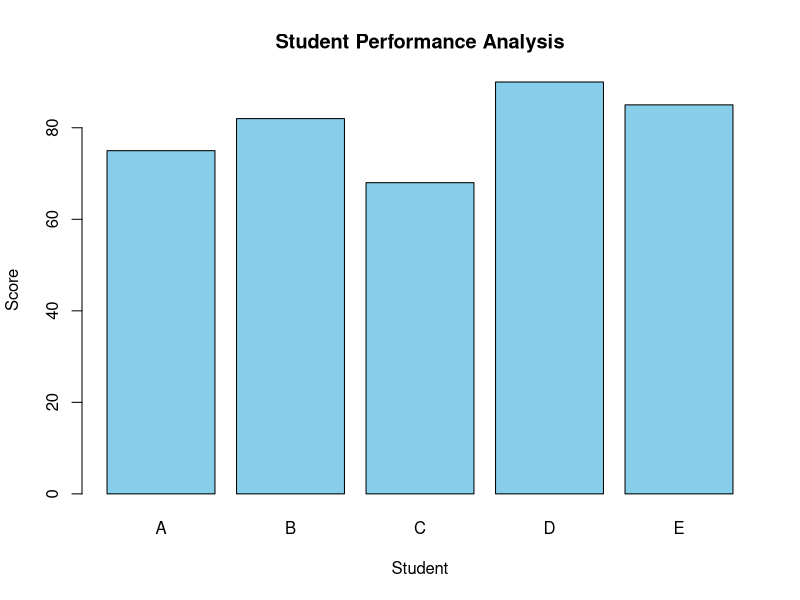
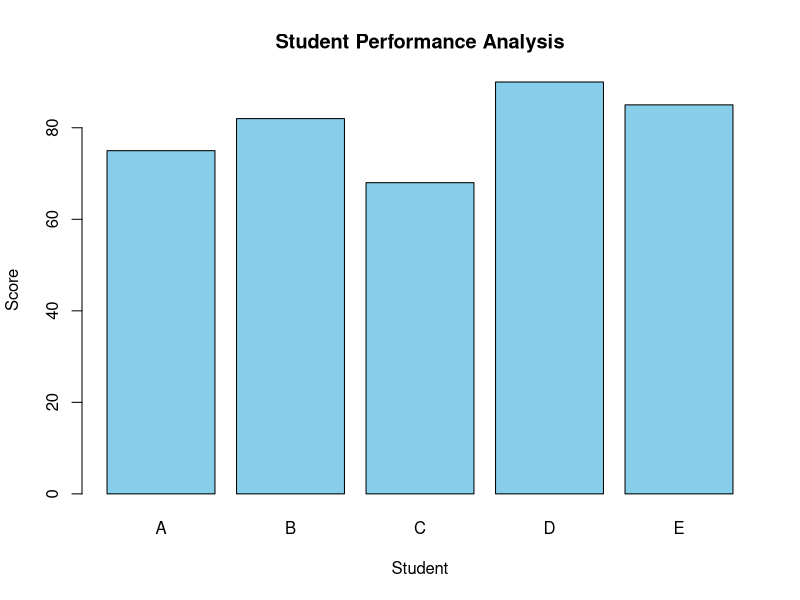

Generate these figures, in order, with R:
# Project: Student Performance Analysis
# Purpose: Summarize and visualize student scores

# 1. Create sample data
students <- data.frame(
  Student = c("A", "B", "C", "D", "E"),
  Score = c(75, 82, 68, 90, 85)
)

# 2. Display student data
print(students)

# 3. Calculate summary statistics
average_score <- mean(students$Score)
highest_score <- max(students$Score)
lowest_score <- min(students$Score)

cat("Average score:", average_score, "\n")
cat("Highest score:", highest_score, "\n")
cat("Lowest score:", lowest_score, "\n")

# 4. Create a bar chart
barplot(
  students$Score,
  names.arg = students$Student,
  main = "Student Performance Analysis",
  xlab = "Student",
  ylab = "Score",
  col = "skyblue"
)# Summarize scores
print(students)

average_score <- mean(students$Score)
highest_score <- max(students$Score)
lowest_score <- min(students$Score)

cat("Average score:", average_score, "\n")
cat("Highest score:", highest_score, "\n")
cat("Lowest score:", lowest_score, "\n")

# Visualize scores
barplot(
  students$Score,
  names.arg = students$Student,
  main = "Student Performance Analysis",
  xlab = "Student",
  ylab = "Score",
  col = "skyblue"
)
